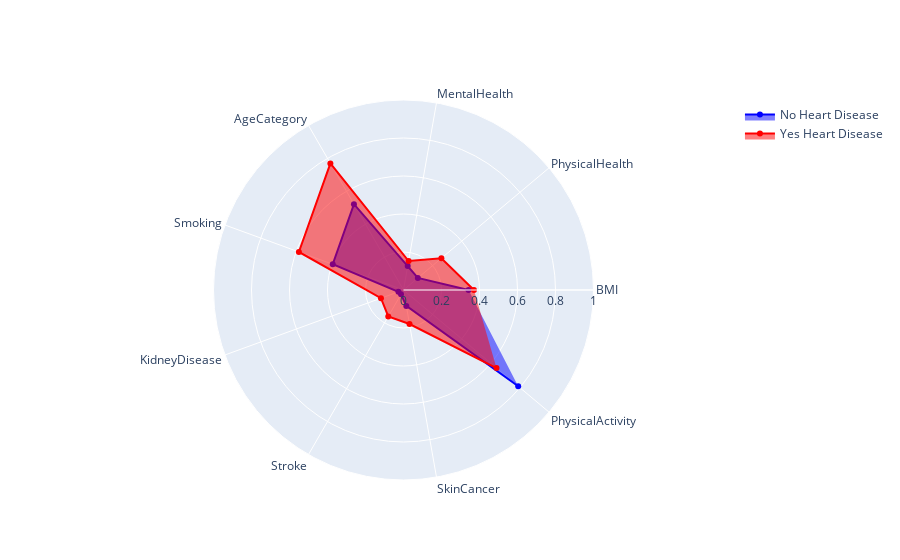

The code cell stored with this chart in its notebook:
### Code cell
import plotly.graph_objects as go


categories = ['BMI','PhysicalHealth','MentalHealth',
            'AgeCategory', 'Smoking', 'KidneyDisease', 'Stroke', 'SkinCancer','PhysicalActivity']

fig = go.Figure()

fig.add_trace(go.Scatterpolar(
      r=[numerical_no_HeartDisease['BMI'].mean(),numerical_no_HeartDisease['PhysicalHealth'].mean(), 
         numerical_no_HeartDisease['MentalHealth'].mean(), 
         numerical_no_HeartDisease['AgeCategory'].mean(), numerical_no_HeartDisease['Smoking'].mean(),
        numerical_no_HeartDisease['KidneyDisease'].mean(), numerical_no_HeartDisease['Stroke'].mean(),
        numerical_no_HeartDisease['SkinCancer'].mean(), numerical_no_HeartDisease['PhysicalActivity'].mean()],
      theta=categories,
      fill='toself',
      name='No Heart Disease',marker=dict(color="blue")
))
fig.add_trace(go.Scatterpolar(
      r=[numerical_yes_HeartDisease['BMI'].mean(),numerical_yes_HeartDisease['PhysicalHealth'].mean(), 
         numerical_yes_HeartDisease['MentalHealth'].mean(),
        numerical_yes_HeartDisease['AgeCategory'].mean(), numerical_yes_HeartDisease['Smoking'].mean(),
        numerical_yes_HeartDisease['KidneyDisease'].mean(), numerical_yes_HeartDisease['Stroke'].mean(),
        numerical_yes_HeartDisease['SkinCancer'].mean(), numerical_yes_HeartDisease['PhysicalActivity'].mean()],
      theta=categories, 
      fill='toself',
      name='Yes Heart Disease',marker=dict(color="red")
))

fig.update_layout(
  polar=dict(
    radialaxis=dict(
      visible=True,
      range=[0, 1]
    )),
  showlegend=True
)

fig.show()

### Figure 1 — Plotly figure (JSON) as saved in the notebook; plotly's stock layout.template omitted (floating-point values rounded to 4 significant figures)
{"data": [{"fill": "toself", "marker": {"color": "blue"}, "name": "No Heart Disease", "r": [0.3423, 0.09855, 0.1276, 0.5217, 0.3962, 0.02847, 0.02626, 0.08494, 0.7881], "theta": ["BMI", "PhysicalHealth", "MentalHealth", "AgeCategory", "Smoking", "KidneyDisease", "Stroke", "SkinCancer", "PhysicalActivity"], "type": "scatterpolar"}, {"fill": "toself", "marker": {"color": "red"}, "name": "Yes Heart Disease", "r": [0.3707, 0.2603, 0.1547, 0.7695, 0.5859, 0.1262, 0.1603, 0.1819, 0.6389], "theta": ["BMI", "PhysicalHealth", "MentalHealth", "AgeCategory", "Smoking", "KidneyDisease", "Stroke", "SkinCancer", "PhysicalActivity"], "type": "scatterpolar"}], "layout": {"polar": {"radialaxis": {"range": [0, 1], "visible": true}}, "showlegend": true}}
